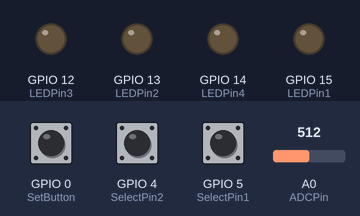
A program run on a simulated ESP8266 (NodeMCU). On the bench: output pins drawn as LEDs (lit = HIGH). The inputs (shaded band) are chosen by the test bench; at power-on: GPIO 0 (SetButton) HIGH, GPIO 4 (SelectPin2) HIGH, GPIO 5 (SelectPin1) HIGH, A0 (ADCPin) = 512. What the program prints to the serial monitor is not drawn.

Above: at 0.5 s.
At 1.5 s:
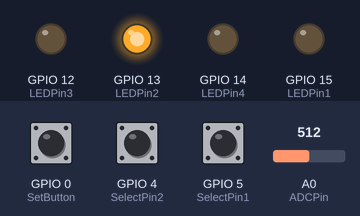
At 2.5 s:
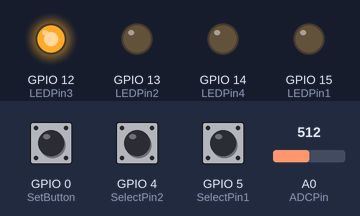
At 3.5 s:
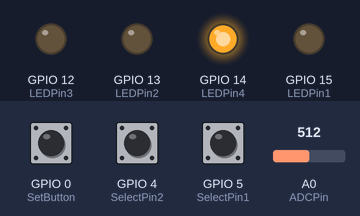
At 4.5 s:
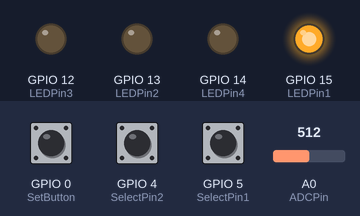
Timing chart, 0 to 5.2 s (numbered marks = the images above):
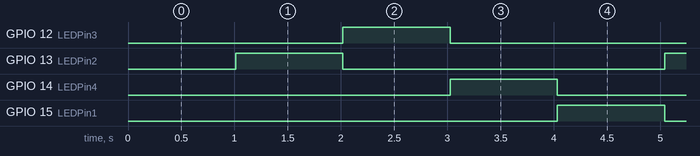

Measured:
- by itself, GPIO 12 (LEDPin3), GPIO 13 (LEDPin2), GPIO 14 (LEDPin4), GPIO 15 (LEDPin1): alternates HIGH for 1.0 s and LOW for 3.0 s
- by itself, everything shown: repeats every 4.0 s, in 4 steps

The program:

main.cpp
```cpp
#include <Arduino.h>

// Initialize the ADC pin
const int ADCPin = A0;
int potVal = 0;

// Initialize Select switches
const int SelectPin1 = 5;
const int SelectPin2 = 4;

// Initialize set button
const int SetButton = 0;

// Initialize the output LED pins
const int LEDPin1 = 15;
const int LEDPin2 = 13;
const int LEDPin3 = 12;
const int LEDPin4 = 14;

// Timer Delays
int delay1 = 1000;
int delay2 = 1000;
int delay3 = 1000;
int delay4 = 1000;

// Timer State
int timerCount = millis ();
int currentMillis = millis ();

int LEDstate = 0;

void setup ()
{
  // Initialize serial communication
  Serial.begin ( 9600 );

  // Set the Select pins as input
  pinMode ( SelectPin1, INPUT );
  pinMode ( SelectPin2, INPUT );

  // Set the set button as input
  pinMode ( SetButton, INPUT );

  // Set the LED pins as output
  pinMode ( LEDPin1, OUTPUT );
  pinMode ( LEDPin2, OUTPUT );
  pinMode ( LEDPin3, OUTPUT );
  pinMode ( LEDPin4, OUTPUT );

  // Set the ADC pin as input
  pinMode ( ADCPin, INPUT );
}

void loop ()
{
  // Read from the ADC pin
  potVal = analogRead ( ADCPin );

  // Read from the Select pins
  int S1 = digitalRead ( SelectPin1 );
  int S2 = digitalRead ( SelectPin2 );

  // Print the values to the serial monitor
  Serial.print ( potVal );
  Serial.print ( " " );
  Serial.print ( S1 );
  Serial.print ( " " );
  Serial.print ( S2 );
  Serial.print ( " " );
  Serial.println ( digitalRead ( SetButton ) );

  // Have the select pins control the LEDs when the set button is pressed
  if ( digitalRead ( SetButton ) == LOW )
  {
    if ( S1 == LOW && S2 == LOW )
      delay1 = potVal;
    else if ( S1 == LOW && S2 == HIGH )
      delay2 = potVal;
    else if ( S1 == HIGH && S2 == LOW )
      delay3 = potVal;
    else if ( S1 == HIGH && S2 == HIGH )
      delay4 = potVal;
  }

  currentMillis = millis ();

  if ( LEDstate % 4 == 0 )
  {
    if ( currentMillis >= timerCount + delay1 )
    {
      digitalWrite ( LEDPin2, HIGH );
      digitalWrite ( LEDPin1, LOW );
      timerCount = millis ();
      LEDstate += 1;
    }
  }
  else if ( LEDstate % 4 == 1 )
  {
    if ( currentMillis >= timerCount + delay2 )
    {
      digitalWrite ( LEDPin3, HIGH );
      digitalWrite ( LEDPin2, LOW );
      timerCount = millis ();
      LEDstate += 1;
    }
  }
  else if ( LEDstate % 4 == 2 )
  {
    if ( currentMillis >= timerCount + delay3 )
    {
      digitalWrite ( LEDPin4, HIGH );
      digitalWrite ( LEDPin3, LOW );
      timerCount = millis ();
      LEDstate += 1;
    }
  }
  else if ( LEDstate % 4 == 3 )
  {
    if ( currentMillis >= timerCount + delay4 )
    {
      digitalWrite ( LEDPin1, HIGH );
      digitalWrite ( LEDPin4, LOW );
      timerCount = millis ();
      LEDstate += 1;
    }
  }

  // Delay for 10 ms
  delay ( 10 );
}
```
